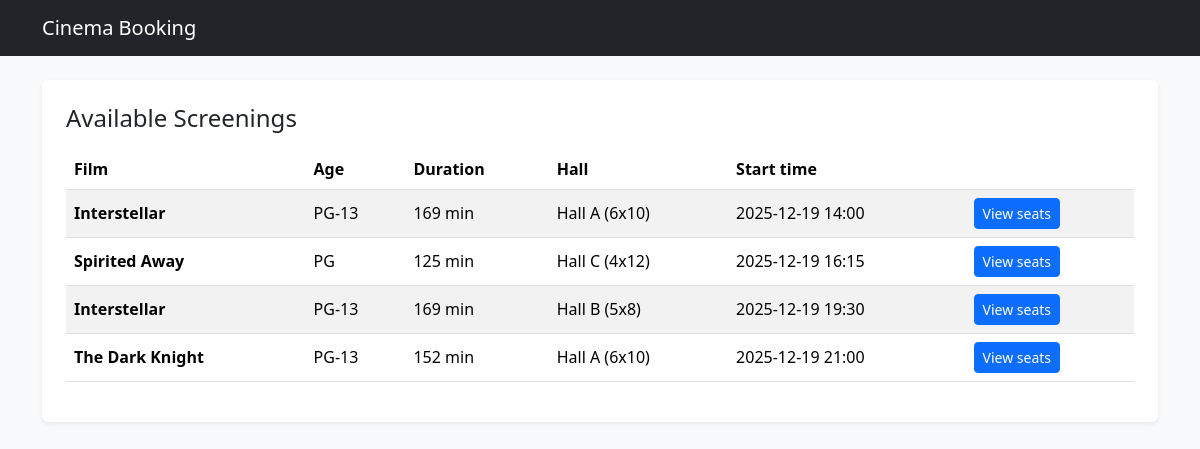
The page / on the database its author committed.
### app/models.py (models this page shows)
class Screening(db.Model):
    __tablename__ = "screenings"
    id = db.Column(db.Integer, primary_key=True)
    film_id = db.Column(db.Integer, db.ForeignKey("films.id"), nullable=False)
    hall_id = db.Column(db.Integer, db.ForeignKey("halls.id"), nullable=False)
    start_time = db.Column(db.DateTime, nullable=False)
    bookings = db.relationship("Booking", backref="screening", lazy=True, cascade="all, delete-orphan")

class Film(db.Model):
    __tablename__ = "films"
    id = db.Column(db.Integer, primary_key=True)
    title = db.Column(db.String(200), nullable=False)
    duration_min = db.Column(db.Integer, nullable=False)
    age_rating = db.Column(db.String(10), nullable=False)  # e.g., "PG-13"
    description = db.Column(db.Text, nullable=True)
    screenings = db.relationship("Screening", backref="film", lazy=True)

class Hall(db.Model):
    __tablename__ = "halls"
    id = db.Column(db.Integer, primary_key=True)
    name = db.Column(db.String(50), nullable=False, unique=True)
    rows = db.Column(db.Integer, nullable=False)
    seats_per_row = db.Column(db.Integer, nullable=False)
    screenings = db.relationship("Screening", backref="hall", lazy=True)

### app/routes.py (the view)
@main_bp.route("/")
def index():
    screenings = Screening.query.order_by(Screening.start_time.asc()).all()
    return render_template("index.html", screenings=screenings)

### app/templates/index.html
{% extends "base.html" %}
{% block content %}
  <div class="p-4 bg-white rounded shadow-sm">
    <h1 class="h4 mb-3">Available Screenings</h1>
    {% if screenings %}
      <div class="table-responsive">
        <table class="table table-striped align-middle">
          <thead>
            <tr>
              <th>Film</th>
              <th>Age</th>
              <th>Duration</th>
              <th>Hall</th>
              <th>Start time</th>
              <th></th>
            </tr>
          </thead>
          <tbody>
            {% for s in screenings %}
              <tr>
                <td><strong>{{ s.film.title }}</strong></td>
                <td>{{ s.film.age_rating }}</td>
                <td>{{ s.film.duration_min }} min</td>
                <td>{{ s.hall.name }} ({{ s.hall.rows }}x{{ s.hall.seats_per_row }})</td>
                <td>{{ s.start_time.strftime("%Y-%m-%d %H:%M") }}</td>
                <td>
                  <a class="btn btn-sm btn-primary" href="{{ url_for('main.screening_detail', screening_id=s.id) }}">
                    View seats
                  </a>
                </td>
              </tr>
            {% endfor %}
          </tbody>
        </table>
      </div>
    {% else %}
      <p class="text-muted mb-0">No screenings found.</p>
    {% endif %}
  </div>
{% endblock %}

### app/templates/base.html (shortened to what this page needs)
<!DOCTYPE html>
<html lang="en">
<head>
  <link href="https://cdn.jsdelivr.net/npm/bootstrap@5.3.3/dist/css/bootstrap.min.css" rel="stylesheet">
</head>
<body class="bg-light">
  <nav class="navbar navbar-expand-lg navbar-dark bg-dark">
    <div class="container">
      <a class="navbar-brand" href="{{ url_for('main.index') }}">Cinema Booking</a>
    </div>
  </nav>
  <main class="container my-4">
    {% block content %}{% endblock %}
  </main>
</body>
</html>

### rows shown on the page
Screening: film "Interstellar", film.age_rating "PG-13", film.duration_min "169", hall.name "Hall A", hall.rows "6", hall.seats_per_row "10", start_time "2025-12-19 14:00"
Screening: film "Spirited Away", film.age_rating "PG", film.duration_min "125", hall.name "Hall C", hall.rows "4", hall.seats_per_row "12", start_time "2025-12-19 16:15"
Screening: film "Interstellar", film.age_rating "PG-13", film.duration_min "169", hall.name "Hall B", hall.rows "5", hall.seats_per_row "8", start_time "2025-12-19 19:30"
Screening: film "The Dark Knight", film.age_rating "PG-13", film.duration_min "152", hall.name "Hall A", hall.rows "6", hall.seats_per_row "10", start_time "2025-12-19 21:00"
